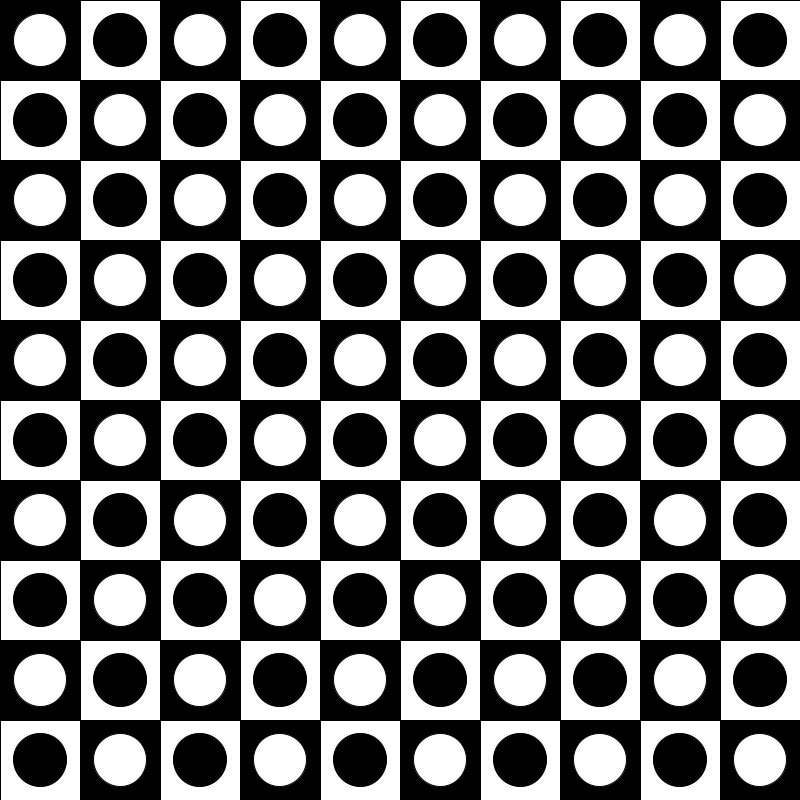
Frame 1 (no input)
Frame 60 (the mouse pressed at the canvas centre just before this capture): identical to frame 1, image omitted
Frame 120 (the mouse held since frame 60 and released just before this capture): identical to frame 1, image omitted

The Processing sketch that drew this single still picture (run headless with seeded random() and noise(); from frame 60 on, the mouse is pressed at the canvas centre):

// Processing sketch: StanfordChessBoard
// ── StanfordChessBoard.pde
final int nRows = 10;
final int nColumns = 10;

void setup() {
  size(800, 800);
}
void draw(){
  float boxWidth = width/nColumns;
  float boxHeight = height/nRows;
  for(int x = 0; x < nColumns * boxWidth; x+=boxWidth) {
    for(int y = 0; y < nRows * boxHeight; y+=boxHeight) {
      if(y/boxHeight%2 == x/boxWidth%2) {
        fill(0);
      }
      else
        fill(255);
        rect(x, y, boxWidth, boxHeight);
      if(y/boxHeight%2 == x/boxWidth%2) {
        fill(255);
      }
      else
        fill(0);
        ellipse(x + boxWidth/2, y + boxHeight/2, (2 * boxWidth)/3, (2 * boxHeight)/3);
    }
  }
}
